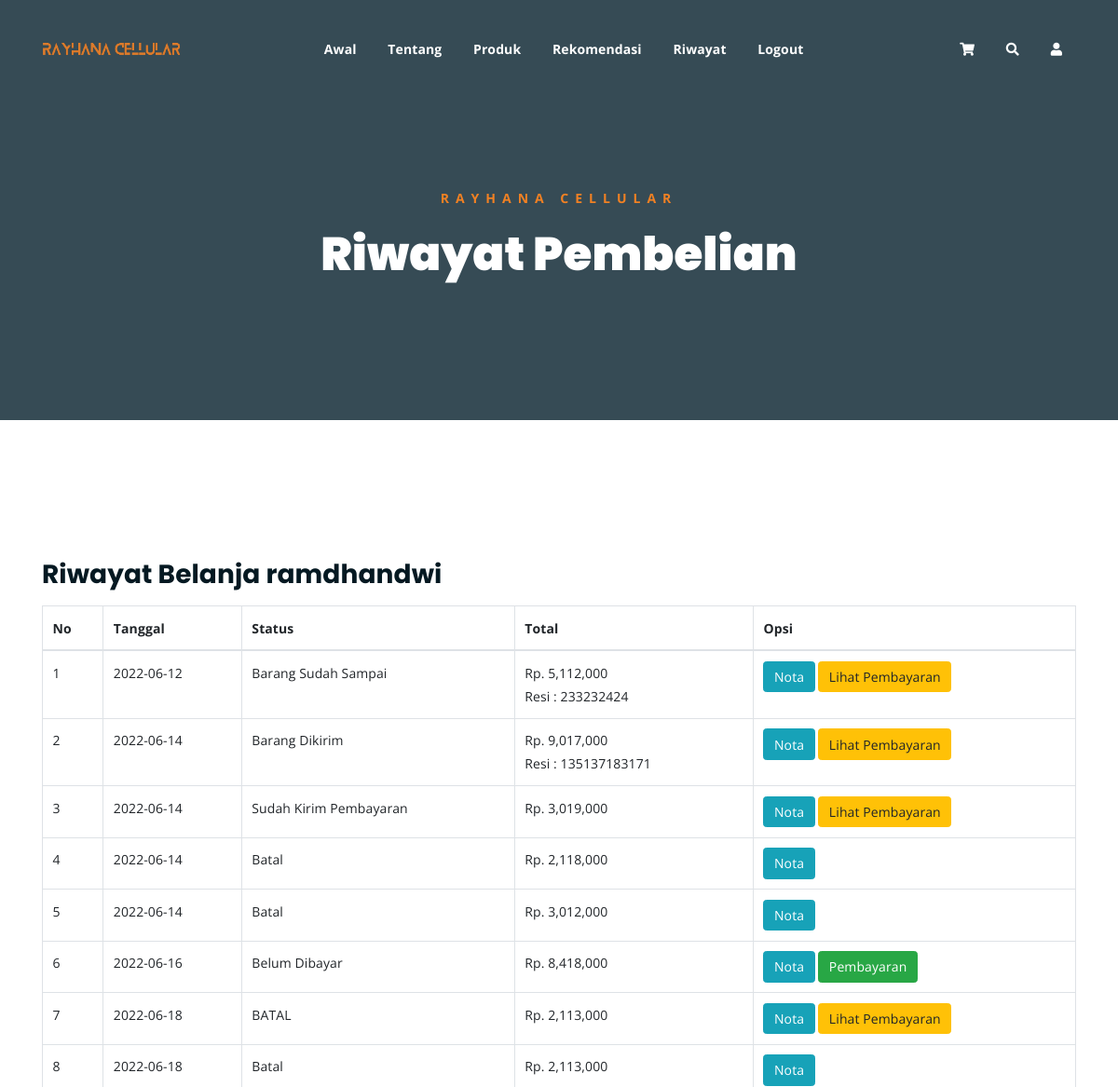
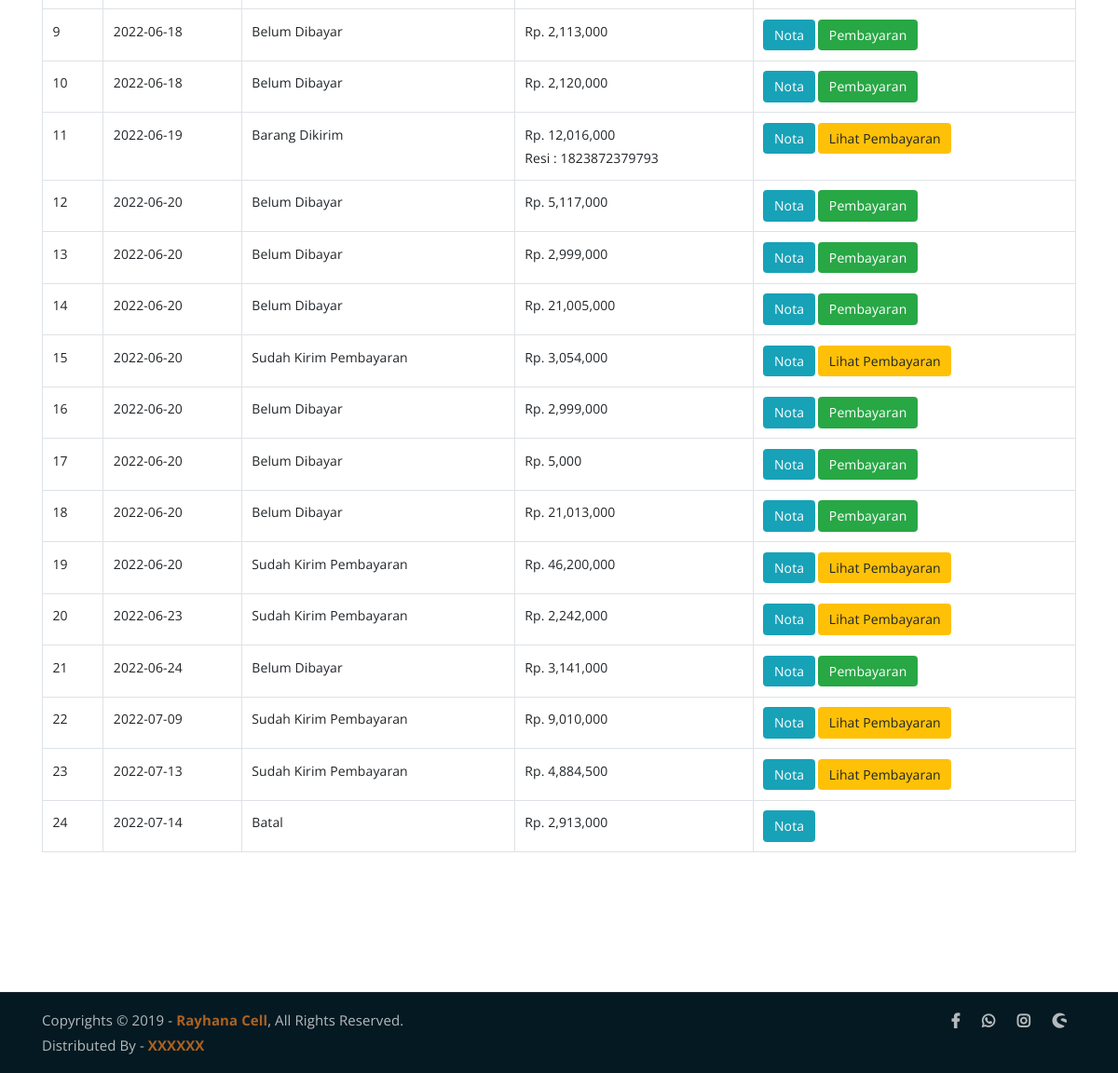
Page /riwayat.php (signed in) on the committed database (2 pictures, top to bottom).
### tables this page shows
CREATE TABLE `pembelian` (
  `id_pembelian` int(11) NOT NULL,
  `id_users` int(11) NOT NULL,
  `id_ongkir` int(11) NOT NULL,
  `penerima` varchar(40) NOT NULL,
  `no_telp` int(15) NOT NULL,
  `tanggal_pembelian` date NOT NULL,
  `total_pembelian` int(11) NOT NULL,
  `nama_daerah` varchar(40) NOT NULL,
  `tarif` int(11) NOT NULL,
  `alamat_pengiriman` text NOT NULL,
  `status_pembelian` varchar(30) NOT NULL DEFAULT 'Belum Dibayar',
  `resi_pengiriman` varchar(20) NOT NULL
);

### riwayat.php (the view, shortened to what this page needs)
<!DOCTYPE html>
<html lang="en">
<head>
	<link rel="stylesheet" href="assets/css/all.min.css">
	<link rel="stylesheet" href="assets/bootstrap/css/bootstrap.min.css">
	<link rel="stylesheet" href="assets/css/owl.carousel.css">
	<link rel="stylesheet" href="assets/css/magnific-popup.css">
	<link rel="stylesheet" href="assets/css/animate.css">
	<link rel="stylesheet" href="assets/css/meanmenu.min.css">
	<link rel="stylesheet" href="assets/css/main.css">
	<link rel="stylesheet" href="assets/css/responsive.css">
</head>
<body>
<?php include 'navbar.php'; ?>
	<div class="breadcrumb-section breadcrumb-bg">
		<div class="container">
			<div class="row">
				<div class="col-lg-8 offset-lg-2 text-center">
					<div class="breadcrumb-text">
						<p>Rayhana Cellular</p>
						<h1>Riwayat Pembelian</h1>
					</div>
				</div>
			</div>
		</div>
	</div>
	<div class="riwayat-from-section mt-150 mb-150">
		<div class="container">
            <section class="riwayat">
                <div class="riwayat">
                    <h3>Riwayat Belanja <?php echo $_SESSION["users"]["name"] ?></h3>
                     <table class="table table-bordered">
                        <thead>
                            <tr>
                                <th>No</th>
                                <th>Tanggal</th>
                                <th>Status</th>
                                <th>Total</th>
                                <th>Opsi</th>
                            </tr>
                        </thead>
                        <tbody>
                            <?php
                            $nomor=1;
                            $id_users = $_SESSION["users"]["id_users"];
                            $ambil = $koneksi->query("SELECT * FROM pembelian WHERE id_users='$id_users' ");
                            while($pecah = $ambil->fetch_assoc()){
                            ?>
                            <tr>
                                <td><?php echo $nomor; ?></td>
                                <td><?php echo $pecah["tanggal_pembelian"] ?></td>
                                <td>
									<?php echo $pecah["status_pembelian"] ?></td>
                                <td>Rp. <?php echo number_format($pecah["total_pembelian"]) ?>
								<br>
									<?php if (!empty($pecah['resi_pengiriman'])): ?>
									Resi : <?php echo $pecah['resi_pengiriman']; ?>
									<?php endif ?>
								</td>
                                <td>
                                    <a href="nota.php?id=<?php echo $pecah["id_pembelian"] ?>" class="btn btn-info">Nota</a>
									<?php if ($pecah['status_pembelian']=="Belum Dibayar"): ?>
                                    <a href="pembayaran.php?id=<?php echo $pecah["id_pembelian"]; ?>" class="btn btn-success">Pembayaran</a>
									<?php elseif ($pecah['status_pembelian']=="Batal"): ?>
									<?php else: ?>
										<a href="lihat_pembayaran.php?id=<?php echo $pecah["id_pembelian"]; ?>" class="btn btn-warning">
											Lihat Pembayaran
										</a>
									<?php endif ?>
                                </td>
                            </tr>
                            <?php $nomor++; ?>
                            <?php } ?>
                        </tbody>
                     </table>
                </div>
            </section>
		</div>
	</div>
<?php include 'footer.php'; ?>
</body>
</html>

### assets/css/main.css (style rules this page uses)
html { font-size: 14px; font-weight: 400; line-height: 28px; height: 100%; }
body { font-family: "Open Sans", sans-serif; font-weight: 400; font-size: 1rem; letter-spacing: 0.1px; line-height: 1.8; color: #051922; overflow-x: hidden; }
a { cursor: pointer; text-decoration: none; -webkit-transition: all 0.2s ease-in-out; -o-transition: all 0.2s ease-in-out; transition: all 0.2s ease-in-out; }
h1, .h1, h2, .h2, h3, .h3, h4, .h4, h5, .h5, h6, .h6 { font-family: "Poppins", sans-serif; font-weight: 700; margin: 0 0 1.25rem 0; color: #051922; }
h1:last-child, .h1:last-child, h2:last-child, .h2:last-child, h3:last-child, .h3:last-child, h4:last-child, .h4:last-child, h5:last-child, .h5:last-child, h6:last-child, .h6:last-child { margin: 0; }
h1, .h1 { font-size: 4rem; font-weight: 700; line-height: 4rem; }
h3, .h3 { font-size: 2rem; font-weight: 700; line-height: 2.25rem; }
p { font-family: "Open Sans", sans-serif; font-weight: 400; font-size: 1rem; letter-spacing: 0.1px; line-height: 1.8; color: #051922; margin: 0 0 1.25rem 0; }
.mt-150 { margin-top: 150px; }
.mb-150 { margin-bottom: 150px; }
.breadcrumb-bg { background-image: url(../img/breadcrumb-bg.jpg); }
.breadcrumb-text p { color: #F28123; font-weight: 700; text-transform: uppercase; letter-spacing: 7px; }
.breadcrumb-text h1 { font-size: 50px; font-weight: 900; color: #fff; margin: 0; margin-top: 20px; }
.breadcrumb-section { padding: 150px 0; background-size: cover; background-position: center center; position: relative; z-index: 1; background-attachment: fixed; padding-top: 200px; }
.breadcrumb-section:after { position: absolute; left: 0; top: 0; width: 100%; height: 100%; content: ""; background-color: #07212e; z-index: -1; opacity: 0.8; }
html, body { height: 100%; }
thead { border-bottom: 1px solid #eee; }

### rows in the picture
pembelian: tanggal_pembelian "2022-06-12", status_pembelian "Barang Sudah Sampai", total_pembelian "5,112,000", resi_pengiriman "233232424"
pembelian: tanggal_pembelian "2022-06-14", status_pembelian "Barang Dikirim", total_pembelian "9,017,000", resi_pengiriman "135137183171"
pembelian: tanggal_pembelian "2022-06-14", status_pembelian "Sudah Kirim Pembayaran", total_pembelian "3,019,000"
pembelian: tanggal_pembelian "2022-06-14", status_pembelian "Batal", total_pembelian "2,118,000"
pembelian: tanggal_pembelian "2022-06-14", status_pembelian "Batal", total_pembelian "3,012,000"
pembelian: tanggal_pembelian "2022-06-16", status_pembelian "Belum Dibayar", total_pembelian "8,418,000"
pembelian: tanggal_pembelian "2022-06-18", status_pembelian "BATAL", total_pembelian "2,113,000"
pembelian: tanggal_pembelian "2022-06-18", status_pembelian "Batal", total_pembelian "2,113,000"
pembelian: tanggal_pembelian "2022-06-18", status_pembelian "Belum Dibayar", total_pembelian "2,113,000"
pembelian: tanggal_pembelian "2022-06-18", status_pembelian "Belum Dibayar", total_pembelian "2,120,000"
pembelian: tanggal_pembelian "2022-06-19", status_pembelian "Barang Dikirim", total_pembelian "12,016,000", resi_pengiriman "1823872379793"
pembelian: tanggal_pembelian "2022-06-20", status_pembelian "Belum Dibayar", total_pembelian "5,117,000"
pembelian: tanggal_pembelian "2022-06-20", status_pembelian "Belum Dibayar", total_pembelian "2,999,000"
pembelian: tanggal_pembelian "2022-06-20", status_pembelian "Belum Dibayar", total_pembelian "21,005,000"
pembelian: tanggal_pembelian "2022-06-20", status_pembelian "Sudah Kirim Pembayaran", total_pembelian "3,054,000"
pembelian: tanggal_pembelian "2022-06-20", status_pembelian "Belum Dibayar", total_pembelian "2,999,000"
pembelian: tanggal_pembelian "2022-06-20", status_pembelian "Belum Dibayar", total_pembelian "5,000"
pembelian: tanggal_pembelian "2022-06-20", status_pembelian "Belum Dibayar", total_pembelian "21,013,000"
pembelian: tanggal_pembelian "2022-06-20", status_pembelian "Sudah Kirim Pembayaran", total_pembelian "46,200,000"
pembelian: tanggal_pembelian "2022-06-23", status_pembelian "Sudah Kirim Pembayaran", total_pembelian "2,242,000"
pembelian: tanggal_pembelian "2022-06-24", status_pembelian "Belum Dibayar", total_pembelian "3,141,000"
pembelian: tanggal_pembelian "2022-07-09", status_pembelian "Sudah Kirim Pembayaran", total_pembelian "9,010,000"
pembelian: tanggal_pembelian "2022-07-13", status_pembelian "Sudah Kirim Pembayaran", total_pembelian "4,884,500"
pembelian: tanggal_pembelian "2022-07-14", status_pembelian "Batal", total_pembelian "2,913,000"

### other values in the picture
$_SESSION["users"]["name"] "ramdhandwi"
